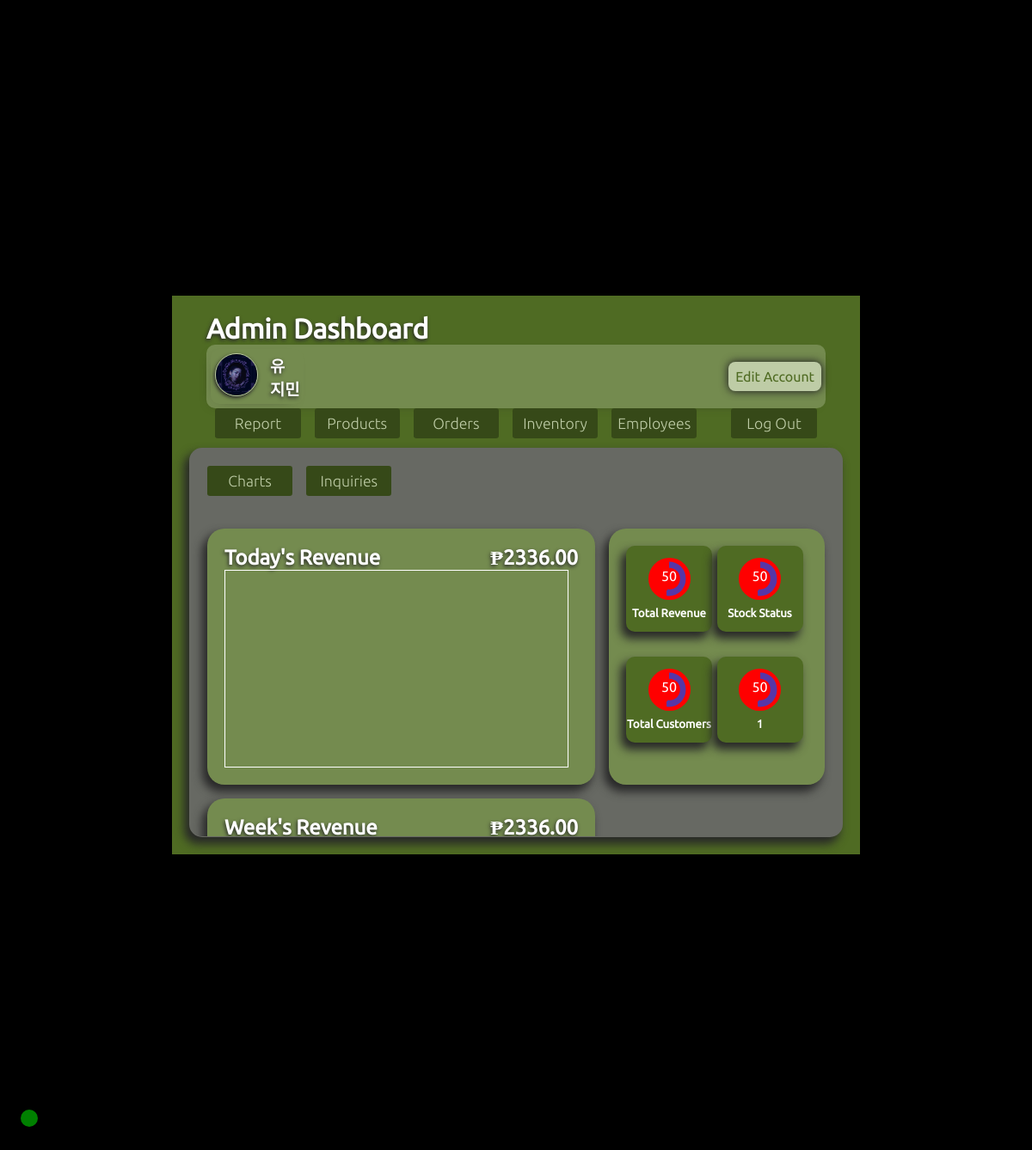
Page /dqs/pages/admin-manager/admin/index.php (signed in) on the committed database.
### tables this page shows
CREATE TABLE `employees` (
  `employee_id` int(11) NOT NULL,
  `employee_firstname` varchar(255) NOT NULL,
  `employee_lastname` varchar(255) NOT NULL,
  `employee_username` varchar(255) NOT NULL,
  `employee_password` varchar(255) NOT NULL,
  `employee_phone_no` varchar(255) NOT NULL,
  `employee_role` varchar(255) NOT NULL,
  `employee_profile_pic` varchar(255) NOT NULL,
  `status` varchar(50) DEFAULT 'active'
);

### dqs/pages/admin-manager/admin/index.php (the view, shortened to what this page needs)
<?php
    include('../../../db.php');
    if(!isset($_SESSION['emp_firstname'])){
        header("location: ../../../index.php");
        exit();
    }else{
        $user_id = $_SESSION['emp_id'];
        $pfp_query_sql = "SELECT `employee_profile_pic` FROM `employees` where `employee_id` = '$user_id';";
        $result_query = mysqli_query($conn, $pfp_query_sql);
        $pfp = mysqli_fetch_assoc($result_query);
        $user_query = "SELECT * FROM `employees` where `employee_id` = '$user_id';";
        $result_user_query = mysqli_query($conn, $user_query);
        $user = mysqli_fetch_assoc($result_user_query);
        $user_logged_firstname = $user['employee_firstname'];
        $user_logged_lastname = $user['employee_lastname'];
    }
?>
<!DOCTYPE html>
<html lang="en">
<head>
    <link rel="stylesheet" href="./admin-page.css">
    <link rel="stylesheet" href="./report/report.css">
    <link rel="stylesheet" href="./section-handler.css">
    <link rel="stylesheet" href="../../../master.css">
    <link rel="stylesheet" href="./tables.css">
    <link rel="stylesheet" href="./confirmation.css">
<body>
    <main>
        <header>
            <h1 style="text-shadow: -1px 2px 4px var(--hard-shadow);">Admin Dashboard</h1>
            <div id="admin-info">
                <div id="dp-name-wrapper">
                    <div id="admin-photo">
                        <?php
                            if((empty($pfp['employee_profile_pic']))){
                                echo '
                                <div id="svg" style="width: 50px; height: 50px; border-radius: 50%; border: 1px double var(--secondary); object-fit: cover; background-size: 100%; box-shadow: -1px 2px 4px var(--hard-shadow);">
                                    <svg id="Layer_1" data-name="Layer 1" xmlns="http://www.w3.org/2000/svg" viewBox="0 0 178.29 202.03" style="width: 50px; height: 50px; border-radius: 50%; border: 1px double var(--secondary); object-fit: cover; background-size: 100%;">
                                        <path class="strokes" d="m178.25,202.03H0c.56-30.5,12.04-55.8,37.23-74.24,27.27-19.97,66.33-22.74,97.66-4.38,31.3,18.35,44.23,53.04,43.36,78.62Z"/>
                                        <path class="strokes" d="m142.66,52.4c-.07,30.71-24.57,51.77-52.65,52.34-32.23.66-54.27-25.6-54.21-52.63C35.84,27.91,55.06.12,89.23,0c31.24-.11,53.83,25.24,53.43,52.4Z"/>
                                    </svg>
                                </div>';
                            }else{
                                echo '<img style="box-shadow: -1px 2px 4px var(--hard-shadow);" src="../../../assets/profile_pictures/' . $pfp['employee_profile_pic'] . '" alt="">';
                            }
                        ?>
                    </div>
                    <h3 id="admin-firstname"><?php echo $user_logged_firstname?></h3>
                    <h3 id="admin-lastname"><?php echo $user_logged_lastname?></h3>
                </div>
                <a href="./edit_account.php " class="add-user edit-account">Edit Account</a>
            </div>
            <nav>
                <button id="reportbtt" class="section-button" data-section="#report-section">Report</button>
                <button id="productsbtt" class="section-button" data-section="#products-section">Products</button>
                <button id="ordersbtt" class="section-button" data-section="#orders-section">Orders</button>
                <button id="inventorybtt" class="section-button" data-section="#inventory-section">Inventory</button>
                <button id="employeesbtt" class="section-button" data-section="#employees-section">Employees</button>
                <button id="logoutbtt">Log Out</button>
            </nav>
        </header>
        <section class="display-visible section" id="report-section">
            <div style="height: fit-content; display: flex; gap: 1rem;">
                <button id="chartbtt" class="report-section-button" data-report="#chart-report">Charts</button>
                <button id="inquiriesbtt" class="report-section-button" data-report="#inquiries-report">Inquiries</button>
            </div>
            <div class="report-section-items">
                <div class="chartday">
                    <div class="label-result">
                        <h1>Today's Revenue</h1>
                        <h2>₱<span id="revenue">2336.00</span></h2>
                    </div>
                    <svg id="chartday" width="400px" height="200px"></svg>
                </div>
                <div id="pie-section">
                    <div class="pies">
                        <div class="pie"></div>
                        <h5>Total Revenue</h5>
                    </div>
                    <div class="pies">
                        <div class="pie"></div>
                        <h5>Stock Status</h5>
                    </div>
                    <div class="pies">
                        <div class="pie"></div>
                        <h5>Total Customers</h5>
                    </div>
                    <div class="pies">
                        <div class="pie"></div>
                        <h5>1</h5>
                    </div>
                </div>
                <div class="chartweek">
                    <div class="label-result">
                        <h1>Week's Revenue</h1>
                        <h2>₱<span id="revenue">2336.00</span></h2>
                    </div>
                </div>
            </div>
        </section>
    </main>
</body>
</html>

### dqs/pages/admin-manager/admin/admin-page.css (style rules this page uses)
main { background-color: var(--primary); padding: var(--global-padding); width: 800px; height: 650px; display: flex; flex-direction: column; }
header { display: flex; flex-direction: column; padding: 0 var(--global-padding); }
header > h1 { padding: 0 0 0 0; }
#admin-info { row-gap: 0rem; column-gap: 0rem; padding: 5px; border-radius: 10px; display: flex; align-content: center; justify-content: start; background-color: color-mix(in srgb, var(--primary) 100%, var(--secondary) 50%); box-shadow: -3px 4px 16px -13px var(--hard-shadow); }
#dp-name-wrapper { display: grid; grid-template: auto auto / 4rem 1fr; row-gap: 0rem; column-gap: 0rem; padding: 5px; border-radius: 10px; background-color: color-mix(in srgb, var(--primary) 100%, var(--secondary) 50%); box-shadow: -3px 4px 16px -13px var(--hard-shadow); }
#dp-name-wrapper > #admin-photo > img { width: 50px; height: 50px; border-radius: 50%; border: 1px double var(--secondary); object-fit: cover; background-size: 100%; }
svg { border: 1px solid white; }
#admin-photo { grid-area: 3 / 1 / 1 / 1; }
#admin-firstname { margin: auto 0 0 0; grid-area: 2 / 2 / 1 / 2; text-shadow: -1px 2px 4px var(--hard-shadow); }
#admin-lastname { grid-area: 2 / 2 / 2 / 2; text-shadow: -1px 2px 4px var(--hard-shadow); }
nav { display: flex; flex-direction: row; width: 100%; gap: 1rem; padding: 0 calc(var(--global-padding) - 0.6rem) calc(var(--global-padding) - 0.6rem) calc(var(--global-padding) - 0.6rem); }
nav > button,#report-section > div:first-child > * { width: 6.2rem; height: 2.2rem; border-radius: 0.2rem; color: var(--secondary); background-color: var(--primary-dark); border: 2px none var(--secondary); cursor: pointer; font-family: 'ubuntu-light'; font-size: 1.1rem; }
nav > button:last-child { margin-left: auto; }
section { border: 1px solid transparent; border-radius: 15px; height: 100%; background-color: color-mix(in srgb, var(--secondary-dark) 70%, black 30%); text-overflow: clip; overflow-wrap: break-word; box-shadow: -5px 7px 11px 1px var(--hard-shadow); }
.display-visible { display: grid; padding: var(--global-padding); }
#report-section, #orders-section, #inventory-section, #products-section, #employees-section { padding: calc(var(--global-padding) - 10px); overflow-y: scroll; scrollbar-width: none; }
.add-user { padding: 0.5rem; border-radius: 0.5rem; background-color: var(--secondary); color: var(--text-dark); text-decoration: none; flex: 0 0 auto; align-self: flex-end; box-shadow: 0px 0px 10px 1px var(--hard-shadow); }
.edit-account { margin-top: auto; margin-bottom: auto; margin-left: auto; }

### dqs/pages/admin-manager/admin/report/report.css (style rules this page uses)
.chartday, .chartweek, .chartmonth { grid-column-end: 1; grid-column-start: 1; }
#report-section { padding: 20px; box-shadow: -5px 7px 11px 1px var(--hard-shadow); }
#report-section > .report-section-items { max-width: 100%; display: grid; gap: 1rem; grid-template-columns: auto auto; }
#report-section > .report-section-items > div { padding: 20px; background-color: color-mix(in srgb, var(--primary) 100%, var(--secondary) 50%); border-radius: 20px; box-shadow: -5px 7px 11px 1px var(--hard-shadow); }
#pie-section { flex-grow: 1; display: grid; grid-template: repeat(2, 1fr) / repeat(2, 1fr); }
.pies { width: 100px; height: 100px; border: 1px solid transparent; border-radius: 10px; display: flex; flex-direction: column; text-align: center; justify-content: center; align-items: center; gap: 0.5rem; background-color: var(--primary); box-shadow: -5px 7px 11px 1px var(--hard-shadow);; }
.pie { width: 50%; height: 50%; border-radius: 50%; position: relative; background-color: red; overflow: hidden; }
.pie::before { position: absolute; left: 50%; top: 50%; transform: translate(-50%, -50%); content: ""; width: 80%; height: 80%; border-radius: 50%; background-image: conic-gradient( #5636a7 190deg, transparent 10deg ); }
.pie::after { position: absolute; left: 50%; top: 50%; transform: translate(-50%, -50%); content: "50"; width: 50%; height: 50%; border-radius: 50%; background-color: red; overflow: hidden; z-index: 1; }
.report-section-items { height: 300px; }
.label-result { display: flex; flex-direction: row; justify-content: space-between; text-shadow: -5px 7px 11px 1px var(--hard-shadow); }
.label-result > h1 , .label-result > h2 { text-shadow: -1px 2px 4px var(--hard-shadow); }

### rows in the picture
employees: employee_profile_pic (picture), employee_firstname "유", employee_lastname "지민"
